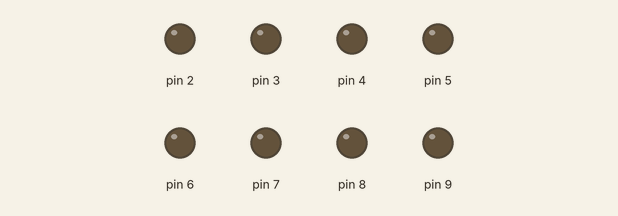
A sketch run on a simulated Arduino Uno, built with avr-gcc and run on an emulated ATmega328P. Shown: output pins drawn as LEDs (lit = HIGH).

Above: at 0.2 s.
At 1.7 s:
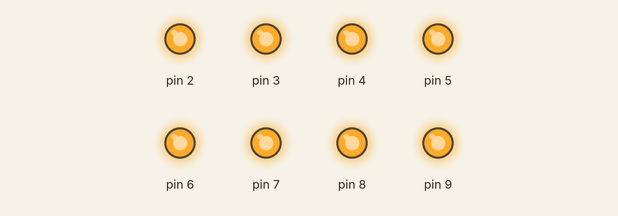
Timing chart, 0 to 3.0 s (numbered marks = the images above):
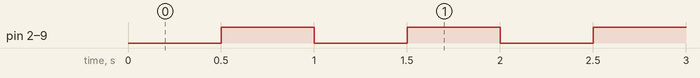

The sketch:

_1.1_sense_switch__correcte_.ino
```cpp
//****** Variables *******************************************************
int switchState = 0;

void setup (){
 pinMode(2,OUTPUT);
 pinMode(3,OUTPUT);
 pinMode(4,OUTPUT);
 pinMode(5,OUTPUT);
 pinMode(6,OUTPUT);
 pinMode(7,OUTPUT);
 pinMode(8,OUTPUT);
 pinMode(9,OUTPUT);
 pinMode(12, INPUT);
}

//****** Loop ***********************************************************
void loop (){

  digitalWrite(2, LOW);
  digitalWrite(3, LOW);
  digitalWrite(4, LOW);
  digitalWrite(5, LOW);
  digitalWrite(6, LOW);
  digitalWrite(7, LOW);
  digitalWrite(8, LOW);
  digitalWrite(9, LOW);
  delay(500);

  digitalWrite(2, HIGH);
  digitalWrite(3, HIGH);
  digitalWrite(4, HIGH);
  digitalWrite(5, HIGH);
  digitalWrite(6, HIGH);
  digitalWrite(7, HIGH);
  digitalWrite(8, HIGH);
  digitalWrite(9, HIGH);
  delay(500);

}
```

Measured:
- by itself, pin 2–9: alternates HIGH for 0.50 s and LOW for 0.50 s
